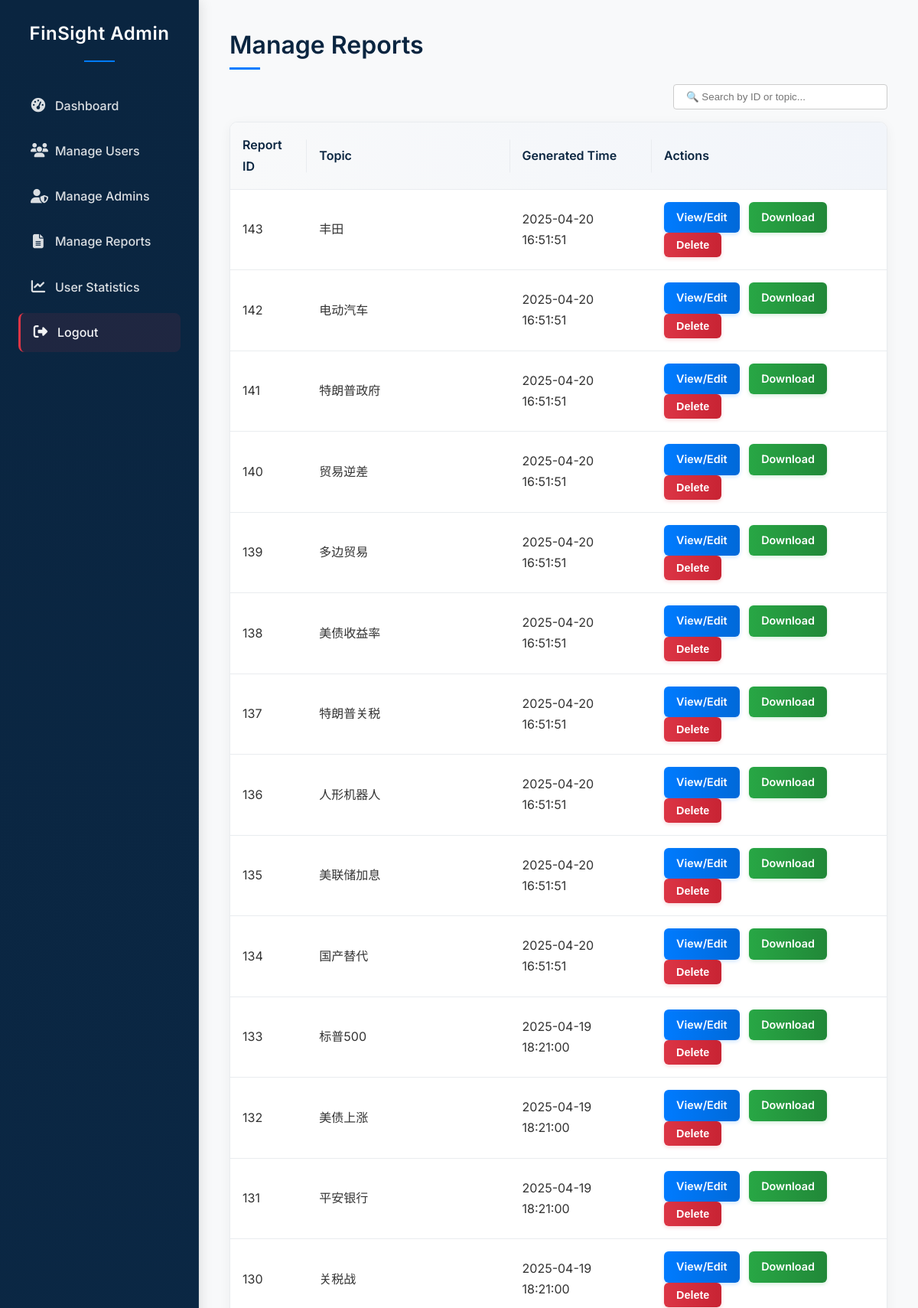
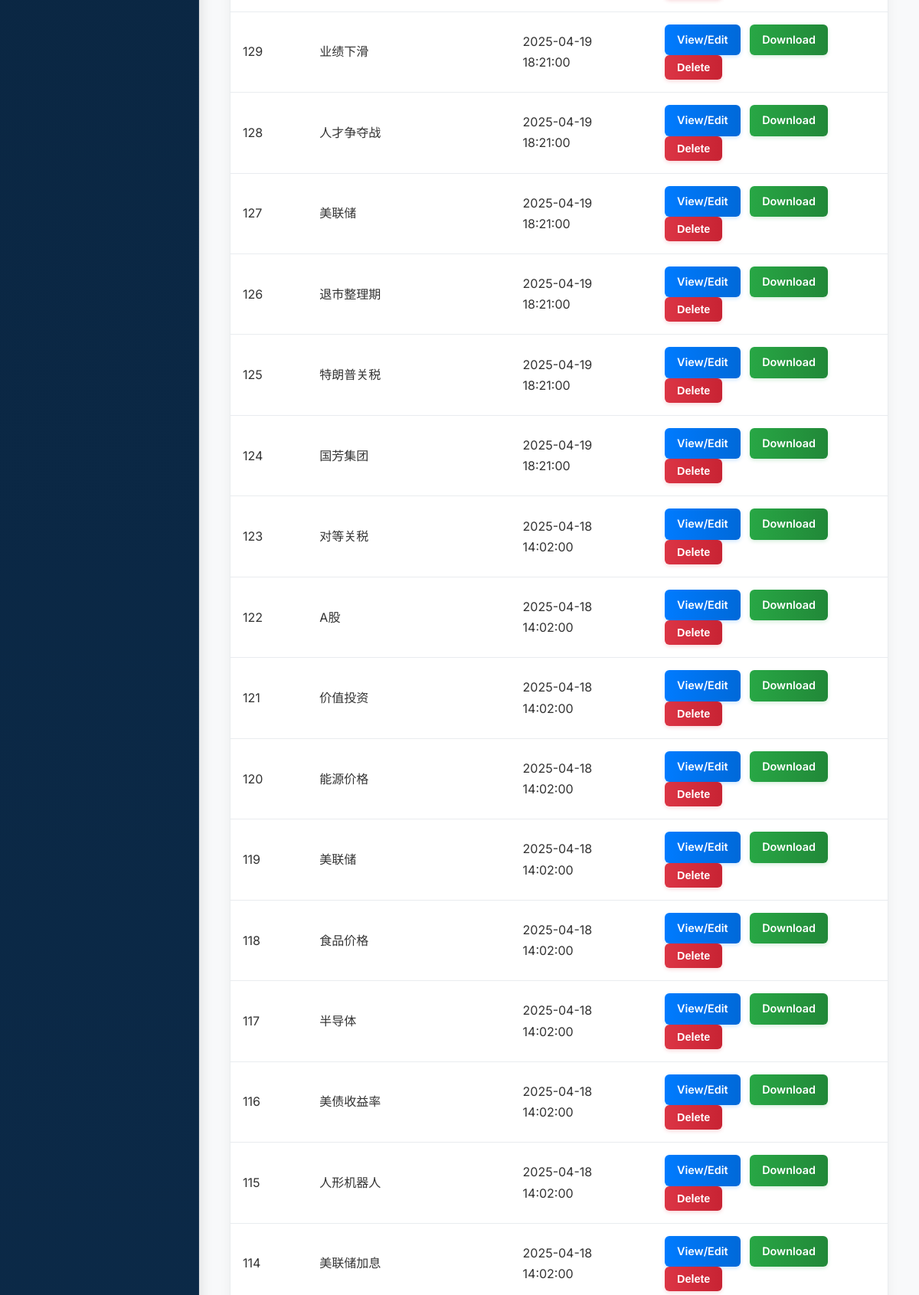
Screenshot of /admin_manage_reports.php (signed in, upper part) with the database file from the repository (2 pictures, top to bottom).
### tables this page shows
CREATE TABLE `report_file` (
  `Report_ID` int(11) NOT NULL,
  `Generated_Time` datetime NOT NULL,
  `Topic` varchar(255) DEFAULT NULL,
  `Batch_Identifier` varchar(50) DEFAULT NULL,
  `Report_Content` longtext DEFAULT NULL
);

### admin_manage_reports.php (the view, shortened to what this page needs)
<?php
require_once 'admin_header.php';
require_once 'admin_db_connect.php';
$reports = [];
$sql = "SELECT Report_ID, Topic, Generated_Time FROM report_file ORDER BY Report_ID DESC";
$result = $conn->query($sql);
if ($result && $result->num_rows > 0) {
    while ($row = $result->fetch_assoc()) {
        $reports[] = $row;
    }
} elseif (!$result) {
     $message = "Error fetching reports: " . $conn->error;
     $message_type = 'error';
}
?>
<h1>Manage Reports</h1>
<div style="display: flex; justify-content: flex-end; margin-bottom: 1rem;">
  <input type="text" id="reportSearch" placeholder="🔍 Search by ID or topic..." style="padding: 0.5rem 1rem; border-radius: 4px; border: 1px solid #ccc; width: 280px;">
</div>
<table>
    <thead>
        <tr>
            <th>Report ID</th>
            <th>Topic</th>
            <th>Generated Time</th>
            <th>Actions</th>
        </tr>
    </thead>
    <tbody>
        <?php if (!empty($reports)): ?>
            <?php foreach ($reports as $report): ?>
                <tr>
                    <td><?php echo htmlspecialchars($report['Report_ID']); ?></td>
                    <td><?php echo htmlspecialchars($report['Topic'] ?? '—'); ?></td>
                    <td><?php echo date('Y-m-d H:i:s', strtotime($report['Generated_Time'])); ?></td>
                    <td>
                        <a href="admin_edit_report.php?id=<?php echo $report['Report_ID']; ?>" class="edit-btn">View/Edit</a>
                        <a href="admin_download_report.php?id=<?php echo $report['Report_ID']; ?>" class="download-btn" target="_blank">Download</a>
                         <form action="admin_manage_reports.php" method="post" style="display: inline;" onsubmit="return confirm('Are you sure you want to delete Report ID <?php echo $report['Report_ID']; ?>?');">
                            <button type="submit" name="delete_report" class="delete-btn">Delete</button>
                        </form>
                    </td>
                </tr>
            <?php endforeach; ?>
        <?php else: ?>
            <tr>
                <td colspan="3">No reports found.</td>
            </tr>
        <?php endif; ?>
    </tbody>
</table>
<?php require_once 'admin_footer.php'; ?>

### admin_style.css (style rules this page uses)
* { margin: 0; padding: 0; box-sizing: border-box; }
body { font-family: 'Inter', "Segoe UI", Tahoma, Geneva, Verdana, sans-serif; color: #333; background-color: #f8f9fa; display: flex; flex-direction: column; min-height: 100vh; -webkit-font-smoothing: antialiased; -moz-osx-font-smoothing: grayscale; line-height: 1.7; }
.admin-content h1, .admin-content h2 { color: #0A2540; margin-bottom: 1.5rem; font-weight: 600; position: relative; display: inline-block; }
.admin-content h1::after, .admin-content h2::after { content: ''; position: absolute; left: 0; bottom: -5px; width: 40px; height: 3px; background-color: #007bff; }
table { width: 100%; border-collapse: separate; border-spacing: 0; margin-bottom: 1.5rem; background-color: #fff; box-shadow: 0 4px 15px rgba(0, 0, 0, 0.05); border-radius: 10px; overflow: hidden; border: 1px solid #E9ECEF; }
table thead { background: linear-gradient(90deg, #F8F9FA 0%, #f2f5fa 100%); }
table th, table td { padding: 1rem; text-align: left; border-bottom: 1px solid #E9ECEF; }
table th { font-weight: 600; color: #0A2540; position: relative; }
table th::after { content: ''; position: absolute; right: 0; top: 50%; transform: translateY(-50%); height: 50%; width: 1px; background-color: #E9ECEF; }
table th:last-child::after { display: none; }
table tbody tr { transition: all 0.2s ease; }
table td a, table td button { margin-right: 0.5rem; text-decoration: none; padding: 0.5rem 1rem; border-radius: 6px; font-size: 0.9em; font-weight: 600; transition: all 0.3s ease; display: inline-flex; align-items: center; justify-content: center; }
table td a.edit-btn { color: #fff; background: linear-gradient(90deg, #007bff 0%, #0069d9 100%); border: none; box-shadow: 0 2px 5px rgba(0, 123, 255, 0.2); }
table td button.delete-btn { color: #fff; background: linear-gradient(90deg, #dc3545 0%, #c82333 100%); border: none; cursor: pointer; box-shadow: 0 2px 5px rgba(220, 53, 69, 0.2); }
table td a.download-btn { color: #fff; background: linear-gradient(90deg, #28a745 0%, #218838 100%); border: none; box-shadow: 0 2px 5px rgba(40, 167, 69, 0.2); }

### rows the page displays
report_file: Report_ID "143", Topic "丰田", Generated_Time "2025-04-20 16:51:51"
report_file: Report_ID "142", Topic "电动汽车", Generated_Time "2025-04-20 16:51:51"
report_file: Report_ID "141", Topic "特朗普政府", Generated_Time "2025-04-20 16:51:51"
report_file: Report_ID "140", Topic "贸易逆差", Generated_Time "2025-04-20 16:51:51"
report_file: Report_ID "139", Topic "多边贸易", Generated_Time "2025-04-20 16:51:51"
report_file: Report_ID "138", Topic "美债收益率", Generated_Time "2025-04-20 16:51:51"
report_file: Report_ID "137", Topic "特朗普关税", Generated_Time "2025-04-20 16:51:51"
report_file: Report_ID "136", Topic "人形机器人", Generated_Time "2025-04-20 16:51:51"
report_file: Report_ID "135", Topic "美联储加息", Generated_Time "2025-04-20 16:51:51"
report_file: Report_ID "134", Topic "国产替代", Generated_Time "2025-04-20 16:51:51"
report_file: Report_ID "133", Topic "标普500", Generated_Time "2025-04-19 18:21:00"
report_file: Report_ID "132", Topic "美债上涨", Generated_Time "2025-04-19 18:21:00"
report_file: Report_ID "131", Topic "平安银行", Generated_Time "2025-04-19 18:21:00"
report_file: Report_ID "130", Topic "关税战", Generated_Time "2025-04-19 18:21:00"
report_file: Report_ID "129", Topic "业绩下滑", Generated_Time "2025-04-19 18:21:00"
report_file: Report_ID "128", Topic "人才争夺战", Generated_Time "2025-04-19 18:21:00"
report_file: Report_ID "127", Topic "美联储", Generated_Time "2025-04-19 18:21:00"
report_file: Report_ID "126", Topic "退市整理期", Generated_Time "2025-04-19 18:21:00"
report_file: Report_ID "125", Topic "特朗普关税", Generated_Time "2025-04-19 18:21:00"
report_file: Report_ID "124", Topic "国芳集团", Generated_Time "2025-04-19 18:21:00"
report_file: Report_ID "123", Topic "对等关税", Generated_Time "2025-04-18 14:02:00"
report_file: Report_ID "122", Topic "A股", Generated_Time "2025-04-18 14:02:00"
report_file: Report_ID "121", Topic "价值投资", Generated_Time "2025-04-18 14:02:00"
report_file: Report_ID "120", Topic "能源价格", Generated_Time "2025-04-18 14:02:00"
report_file: Report_ID "119", Topic "美联储", Generated_Time "2025-04-18 14:02:00"
report_file: Report_ID "118", Topic "食品价格", Generated_Time "2025-04-18 14:02:00"
report_file: Report_ID "117", Topic "半导体", Generated_Time "2025-04-18 14:02:00"
report_file: Report_ID "116", Topic "美债收益率", Generated_Time "2025-04-18 14:02:00"
report_file: Report_ID "115", Topic "人形机器人", Generated_Time "2025-04-18 14:02:00"
report_file: Report_ID "114", Topic "美联储加息", Generated_Time "2025-04-18 14:02:00"
